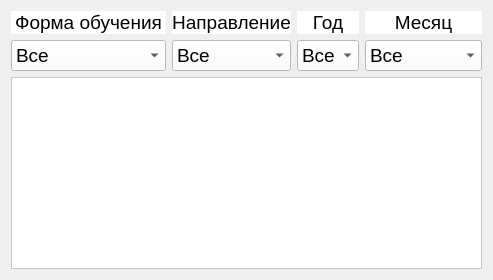
          <widget class="QWidget" name="TSTD">
           <attribute name="title">
            <string>ТТД</string>
           </attribute>
           <layout class="QGridLayout" name="gridLayout_12">
            <item row="0" column="0">
             <layout class="QGridLayout" name="grid_layout_TSTD">
              <item row="0" column="0">
               <widget class="QLabel" name="foe_label_TSTD">
                <property name="maximumSize">
                 <size>
                  <width>16777215</width>
                  <height>28</height>
                 </size>
                </property>
                <property name="font">
                 <font>
                  <pointsize>14</pointsize>
                 </font>
                </property>
                <property name="focusPolicy">
                 <enum>Qt::NoFocus</enum>
                </property>
                <property name="styleSheet">
                 <string notr="true">background-color: rgb(255, 255, 255);</string>
                </property>
                <property name="text">
                 <string>Форма обучения</string>
                </property>
                <property name="alignment">
                 <set>Qt::AlignCenter</set>
                </property>
               </widget>
              </item>
              <item row="1" column="0">
               <widget class="QComboBox" name="foe_combo_box_TSTD">
                <property name="font">
                 <font>
                  <pointsize>14</pointsize>
                 </font>
                </property>
                <property name="styleSheet">
                 <string notr="true">background-color: rgb(255, 255, 255);</string>
                </property>
                <item>
                 <property name="text">
                  <string>Все</string>
                 </property>
                </item>
                <item>
                 <property name="text">
                  <string>Очная</string>
                 </property>
                </item>
                <item>
                 <property name="text">
                  <string>Очно-заочная</string>
                 </property>
                </item>
                <item>
                 <property name="text">
                  <string>Заочная</string>
                 </property>
                </item>
               </widget>
              </item>
              <item row="0" column="1">
               <widget class="QLabel" name="direction_label_TSTD">
                <property name="maximumSize">
                 <size>
                  <width>16777215</width>
                  <height>28</height>
                 </size>
                </property>
                <property name="font">
                 <font>
                  <pointsize>14</pointsize>
                 </font>
                </property>
                <property name="focusPolicy">
                 <enum>Qt::NoFocus</enum>
                </property>
                <property name="styleSheet">
                 <string notr="true">background-color: rgb(255, 255, 255);</string>
                </property>
                <property name="text">
                 <string>Направление</string>
                </property>
                <property name="alignment">
                 <set>Qt::AlignCenter</set>
                </property>
               </widget>
              </item>
              <item row="1" column="2">
               <widget class="QComboBox" name="year_combo_box_TSTD">
                <property name="font">
                 <font>
                  <pointsize>14</pointsize>
                 </font>
                </property>
                <property name="styleSheet">
                 <string notr="true">background-color: rgb(255, 255, 255);</string>
                </property>
                <item>
                 <property name="text">
                  <string>Все</string>
                 </property>
                </item>
               </widget>
              </item>
              <item row="0" column="2">
               <widget class="QLabel" name="year_label_TSTD">
                <property name="maximumSize">
                 <size>
                  <width>16777215</width>
                  <height>28</height>
                 </size>
                </property>
                <property name="font">
                 <font>
                  <pointsize>14</pointsize>
                 </font>
                </property>
                <property name="focusPolicy">
                 <enum>Qt::NoFocus</enum>
                </property>
                <property name="styleSheet">
                 <string notr="true">background-color: rgb(255, 255, 255);</string>
                </property>
                <property name="frameShape">
                 <enum>QFrame::NoFrame</enum>
                </property>
                <property name="text">
                 <string>Год</string>
                </property>
                <property name="alignment">
                 <set>Qt::AlignCenter</set>
                </property>
               </widget>
              </item>
              <item row="1" column="3">
               <widget class="QComboBox" name="month_combo_box_TSTD">
                <property name="font">
                 <font>
                  <pointsize>14</pointsize>
                 </font>
                </property>
                <property name="styleSheet">
                 <string notr="true">background-color: rgb(255, 255, 255);</string>
                </property>
                <item>
                 <property name="text">
                  <string>Все</string>
                 </property>
                </item>
                <item>
                 <property name="text">
                  <string>Январь</string>
                 </property>
                </item>
                <item>
                 <property name="text">
                  <string>Февраль</string>
                 </property>
                </item>
                <item>
                 <property name="text">
                  <string>Март</string>
                 </property>
                </item>
                <item>
                 <property name="text">
                  <string>Апрель</string>
                 </property>
                </item>
                <item>
                 <property name="text">
                  <string>Май</string>
                 </property>
                </item>
                <item>
                 <property name="text">
                  <string>Июнь</string>
                 </property>
                </item>
                <item>
                 <property name="text">
                  <string>Июль</string>
                 </property>
                </item>
                <item>
                 <property name="text">
                  <string>Август</string>
                 </property>
                </item>
                <item>
                 <property name="text">
                  <string>Сентябрь</string>
                 </property>
                </item>
                <item>
                 <property name="text">
                  <string>Октябрь</string>
                 </property>
                </item>
                <item>
                 <property name="text">
                  <string>Ноябрь</string>
                 </property>
                </item>
                <item>
                 <property name="text">
                  <string>Декабрь</string>
                 </property>
                </item>
               </widget>
              </item>
              <item row="1" column="1">
               <widget class="QComboBox" name="direction_combo_box_TSTD">
                <property name="font">
                 <font>
                  <pointsize>14</pointsize>
                 </font>
                </property>
                <property name="styleSheet">
                 <string notr="true">background-color: rgb(255, 255, 255);</string>
                </property>
                <item>
                 <property name="text">
                  <string>Все</string>
                 </property>
                </item>
               </widget>
              </item>
              <item row="0" column="3">
               <widget class="QLabel" name="month_label_TSTD">
                <property name="maximumSize">
                 <size>
                  <width>16777215</width>
                  <height>28</height>
                 </size>
                </property>
                <property name="font">
                 <font>
                  <pointsize>14</pointsize>
                 </font>
                </property>
                <property name="focusPolicy">
                 <enum>Qt::NoFocus</enum>
                </property>
                <property name="styleSheet">
                 <string notr="true">background-color: rgb(255, 255, 255);</string>
                </property>
                <property name="text">
                 <string>Месяц</string>
                </property>
                <property name="alignment">
                 <set>Qt::AlignCenter</set>
                </property>
               </widget>
              </item>
             </layout>
            </item>
            <item row="1" column="0">
             <widget class="QTableWidget" name="table_widget_TSTD">
              <property name="font">
               <font>
                <pointsize>10</pointsize>
               </font>
              </property>
              <property name="styleSheet">
               <string notr="true">background-color: rgb(255, 255, 255);</string>
              </property>
             </widget>
            </item>
           </layout>
          </widget>
